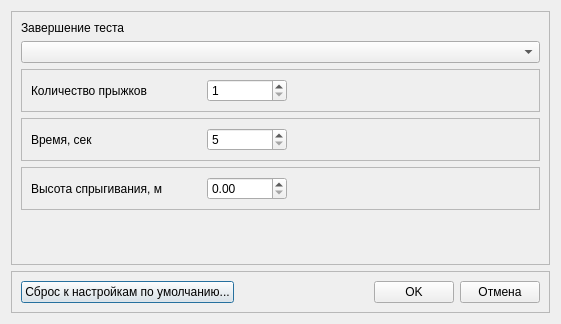
<?xml version="1.0" encoding="UTF-8"?>
<ui version="4.0">
 <class>DropTestParamsDialog</class>
 <widget class="QDialog" name="DropTestParamsDialog">
  <property name="geometry">
   <rect>
    <x>0</x>
    <y>0</y>
    <width>561</width>
    <height>324</height>
   </rect>
  </property>
  <property name="windowTitle">
   <string>Параметры дроп теста</string>
  </property>
  <layout class="QVBoxLayout" name="verticalLayout">
   <item>
    <widget class="QFrame" name="frame">
     <property name="frameShape">
      <enum>QFrame::StyledPanel</enum>
     </property>
     <property name="frameShadow">
      <enum>QFrame::Raised</enum>
     </property>
     <layout class="QVBoxLayout" name="verticalLayout_2">
      <item>
       <widget class="QLabel" name="lblFinishKind">
        <property name="text">
         <string>Завершение теста</string>
        </property>
       </widget>
      </item>
      <item>
       <widget class="QComboBox" name="cbFinishKind"/>
      </item>
      <item>
       <widget class="QFrame" name="frJumpsCount">
        <property name="frameShape">
         <enum>QFrame::StyledPanel</enum>
        </property>
        <property name="frameShadow">
         <enum>QFrame::Raised</enum>
        </property>
        <layout class="QHBoxLayout" name="horizontalLayout">
         <item>
          <widget class="QLabel" name="lblJumpsCount">
           <property name="minimumSize">
            <size>
             <width>170</width>
             <height>0</height>
            </size>
           </property>
           <property name="text">
            <string>Количество прыжков</string>
           </property>
          </widget>
         </item>
         <item>
          <widget class="QSpinBox" name="edJumpsCount">
           <property name="minimumSize">
            <size>
             <width>80</width>
             <height>0</height>
            </size>
           </property>
           <property name="minimum">
            <number>1</number>
           </property>
           <property name="maximum">
            <number>200</number>
           </property>
          </widget>
         </item>
         <item>
          <spacer name="horizontalSpacer">
           <property name="orientation">
            <enum>Qt::Horizontal</enum>
           </property>
           <property name="sizeHint" stdset="0">
            <size>
             <width>40</width>
             <height>20</height>
            </size>
           </property>
          </spacer>
         </item>
        </layout>
       </widget>
      </item>
      <item>
       <widget class="QFrame" name="frTestTime">
        <property name="frameShape">
         <enum>QFrame::StyledPanel</enum>
        </property>
        <property name="frameShadow">
         <enum>QFrame::Raised</enum>
        </property>
        <layout class="QHBoxLayout" name="horizontalLayout_2">
         <item>
          <widget class="QLabel" name="lblTestTime">
           <property name="minimumSize">
            <size>
             <width>170</width>
             <height>0</height>
            </size>
           </property>
           <property name="text">
            <string>Время, сек</string>
           </property>
          </widget>
         </item>
         <item>
          <widget class="QSpinBox" name="edTestTime">
           <property name="minimumSize">
            <size>
             <width>80</width>
             <height>0</height>
            </size>
           </property>
           <property name="minimum">
            <number>5</number>
           </property>
           <property name="maximum">
            <number>300</number>
           </property>
           <property name="singleStep">
            <number>5</number>
           </property>
          </widget>
         </item>
         <item>
          <spacer name="horizontalSpacer_2">
           <property name="orientation">
            <enum>Qt::Horizontal</enum>
           </property>
           <property name="sizeHint" stdset="0">
            <size>
             <width>40</width>
             <height>20</height>
            </size>
           </property>
          </spacer>
         </item>
        </layout>
       </widget>
      </item>
      <item>
       <widget class="QFrame" name="frFallHeight">
        <property name="frameShape">
         <enum>QFrame::StyledPanel</enum>
        </property>
        <property name="frameShadow">
         <enum>QFrame::Raised</enum>
        </property>
        <layout class="QHBoxLayout" name="horizontalLayout_3">
         <item>
          <widget class="QLabel" name="lblFallHeight">
           <property name="minimumSize">
            <size>
             <width>170</width>
             <height>0</height>
            </size>
           </property>
           <property name="text">
            <string>Высота спрыгивания, м</string>
           </property>
          </widget>
         </item>
         <item>
          <widget class="QDoubleSpinBox" name="edFallHeight">
           <property name="minimumSize">
            <size>
             <width>80</width>
             <height>0</height>
            </size>
           </property>
          </widget>
         </item>
         <item>
          <spacer name="horizontalSpacer_3">
           <property name="orientation">
            <enum>Qt::Horizontal</enum>
           </property>
           <property name="sizeHint" stdset="0">
            <size>
             <width>40</width>
             <height>20</height>
            </size>
           </property>
          </spacer>
         </item>
        </layout>
       </widget>
      </item>
      <item>
       <spacer name="verticalSpacer">
        <property name="orientation">
         <enum>Qt::Vertical</enum>
        </property>
        <property name="sizeHint" stdset="0">
         <size>
          <width>20</width>
          <height>24</height>
         </size>
        </property>
       </spacer>
      </item>
     </layout>
    </widget>
   </item>
   <item>
    <widget class="QFrame" name="frame_3">
     <property name="sizePolicy">
      <sizepolicy hsizetype="Preferred" vsizetype="Fixed">
       <horstretch>0</horstretch>
       <verstretch>0</verstretch>
      </sizepolicy>
     </property>
     <property name="frameShape">
      <enum>QFrame::StyledPanel</enum>
     </property>
     <property name="frameShadow">
      <enum>QFrame::Raised</enum>
     </property>
     <layout class="QHBoxLayout" name="horizontalLayout_12">
      <item>
       <widget class="QPushButton" name="btnDefault_2">
        <property name="text">
         <string>Сброс к настройкам по умолчанию...</string>
        </property>
       </widget>
      </item>
      <item>
       <spacer name="horizontalSpacer_12">
        <property name="orientation">
         <enum>Qt::Horizontal</enum>
        </property>
        <property name="sizeHint" stdset="0">
         <size>
          <width>40</width>
          <height>20</height>
         </size>
        </property>
       </spacer>
      </item>
      <item>
       <widget class="QPushButton" name="btnOK_2">
        <property name="text">
         <string>OK</string>
        </property>
       </widget>
      </item>
      <item>
       <widget class="QPushButton" name="btnCancel_2">
        <property name="text">
         <string>Отмена</string>
        </property>
       </widget>
      </item>
     </layout>
    </widget>
   </item>
  </layout>
 </widget>
 <resources/>
 <connections>
  <connection>
   <sender>cbFinishKind</sender>
   <signal>currentIndexChanged(int)</signal>
   <receiver>DropTestParamsDialog</receiver>
   <slot>on_finishKindChanged(int)</slot>
   <hints>
    <hint type="sourcelabel">
     <x>154</x>
     <y>44</y>
    </hint>
    <hint type="destinationlabel">
     <x>431</x>
     <y>38</y>
    </hint>
   </hints>
  </connection>
  <connection>
   <sender>btnOK_2</sender>
   <signal>clicked()</signal>
   <receiver>DropTestParamsDialog</receiver>
   <slot>on_ok()</slot>
   <hints>
    <hint type="sourcelabel">
     <x>376</x>
     <y>256</y>
    </hint>
    <hint type="destinationlabel">
     <x>501</x>
     <y>188</y>
    </hint>
   </hints>
  </connection>
  <connection>
   <sender>btnCancel_2</sender>
   <signal>clicked()</signal>
   <receiver>DropTestParamsDialog</receiver>
   <slot>on_cancel()</slot>
   <hints>
    <hint type="sourcelabel">
     <x>456</x>
     <y>255</y>
    </hint>
    <hint type="destinationlabel">
     <x>502</x>
     <y>214</y>
    </hint>
   </hints>
  </connection>
  <connection>
   <sender>btnDefault_2</sender>
   <signal>clicked()</signal>
   <receiver>DropTestParamsDialog</receiver>
   <slot>on_default()</slot>
   <hints>
    <hint type="sourcelabel">
     <x>159</x>
     <y>261</y>
    </hint>
    <hint type="destinationlabel">
     <x>504</x>
     <y>161</y>
    </hint>
   </hints>
  </connection>
 </connections>
 <slots>
  <slot>on_finishKindChanged(int)</slot>
  <slot>on_ok()</slot>
  <slot>on_cancel()</slot>
  <slot>on_default()</slot>
 </slots>
</ui>
